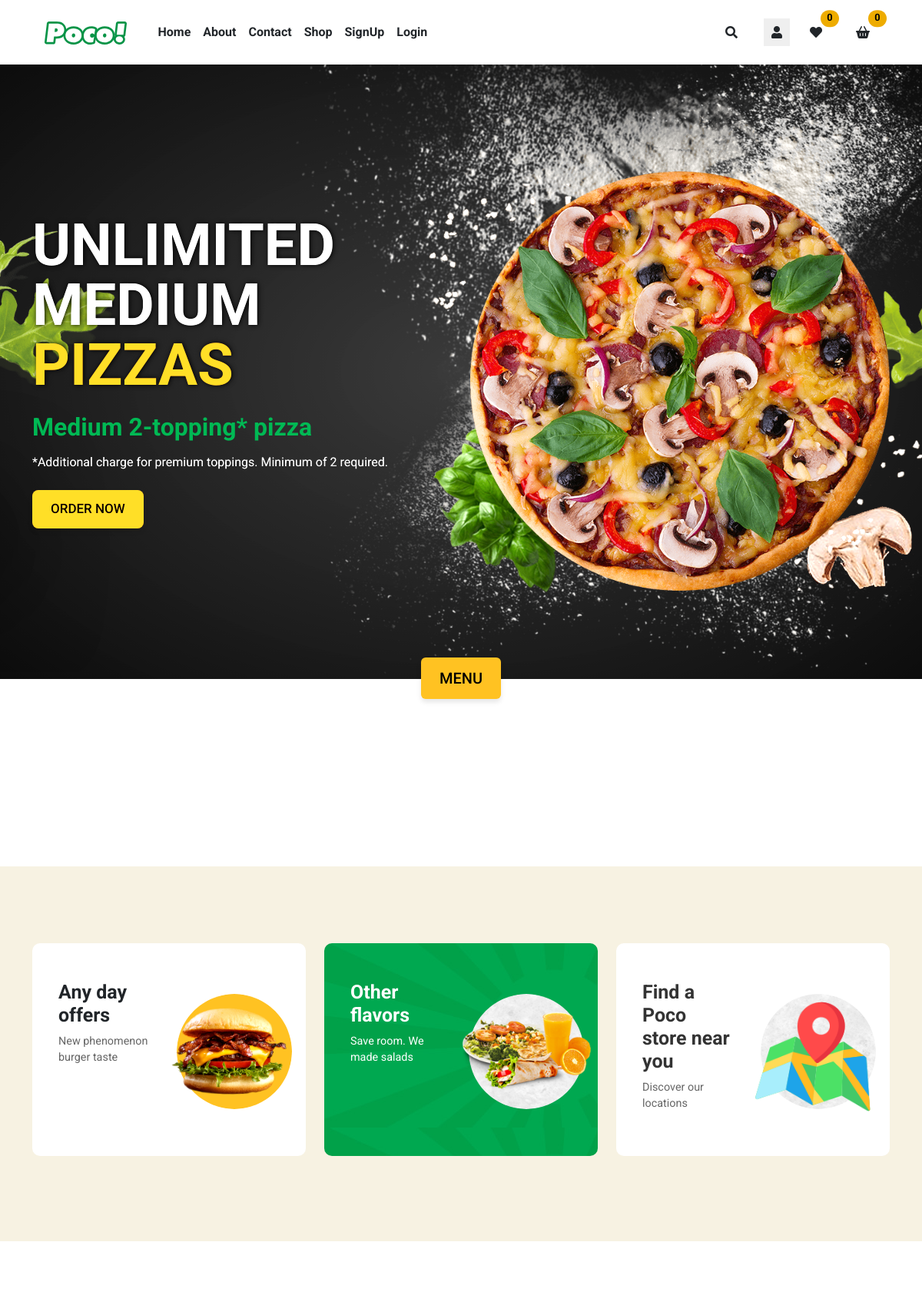
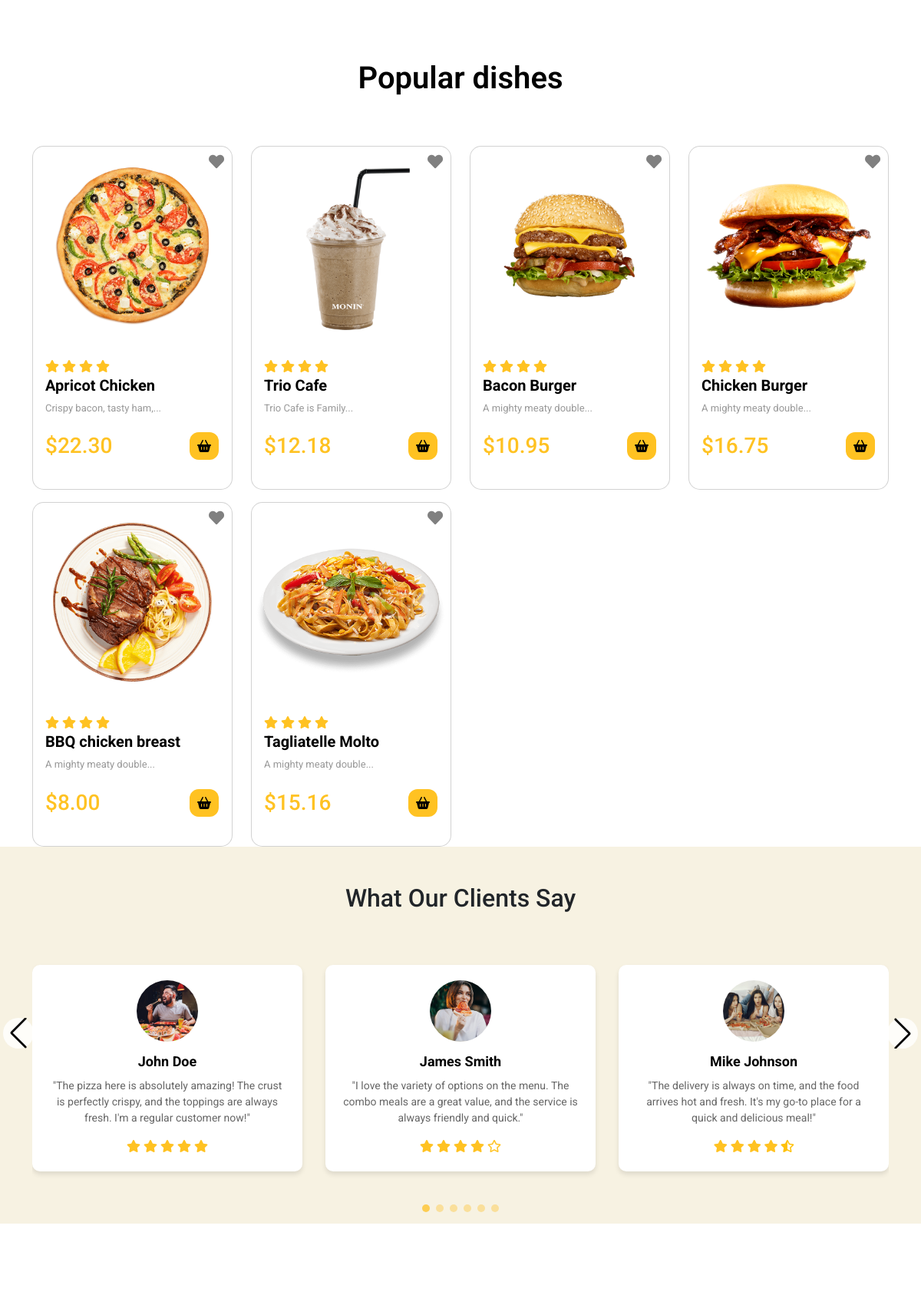
The page / (upper part) on the database its author committed (2 pictures, top to bottom).
### tables this page shows
CREATE TABLE `products` (
  `id` int(11) NOT NULL,
  `name` varchar(100) NOT NULL,
  `tagline` varchar(255) NOT NULL,
  `desc` text DEFAULT NULL,
  `category_id` int(11) DEFAULT NULL,
  `ingredients` text DEFAULT NULL,
  `images` varchar(255) DEFAULT NULL,
  `price` decimal(10,2) NOT NULL,
  `is_available` tinyint(1) DEFAULT 1,
  `user_id` int(11) DEFAULT NULL,
  `created_at` timestamp NOT NULL DEFAULT current_timestamp(),
  `updated_at` datetime DEFAULT current_timestamp() ON UPDATE current_timestamp()
);

### index.php (called while the page is built, shortened)
<?php
$page = isset($_GET['page']) ? $_GET['page'] : 'home';
$baseViewPath = './public/';
switch ($page) {
    case 'home':
        $pageContent = $baseViewPath . 'home.php';
        break;
}
include $pageContent;
?>

### admin/php/ProductController.php (called while the page is built, shortened)
<?php
class ProductController
{
    private $connection;
    public function __construct($dbConnection)
    {
        $this->connection = $dbConnection;
    }
    public function getLimitProducts($limit = 6)
    {
        $stmt = $this->connection->prepare("SELECT * FROM products WHERE is_available = 1 LIMIT ?");
        $stmt->bind_param("i", $limit);
        $stmt->execute();
        $result = $stmt->get_result();
        return $result->fetch_all(MYSQLI_ASSOC);
    }
}

### public/home.php (the view, shortened to what this page needs)
<?php
require_once './admin/php/ProductController.php';
$productController = new ProductController($dbConnection);
$products = $productController->getLimitProducts(6);
?>
<!DOCTYPE html>
<html lang="en">
<head>
    <link rel="stylesheet" href="vendor/bootstrap/css/bootstrap.min.css">
    <link rel="stylesheet" href="https://use.fontawesome.com/releases/v6.4.2/css/all.css">
    <link rel="stylesheet" href="https://cdnjs.cloudflare.com/ajax/libs/font-awesome/5.15.3/css/all.min.css">
    <link rel="stylesheet" href="https://cdnjs.cloudflare.com/ajax/libs/font-awesome/5.15.3/css/all.min.css">
    <link rel="stylesheet" href="https://unpkg.com/swiper/swiper-bundle.min.css" />
    <link rel="stylesheet" href="assets/shop/css/style.css">
    <link rel="stylesheet" href="assets/shop/css/animation.css">
    <link rel="stylesheet" href="assets/shop/css/navbar.css">
</head>
<body>
    <?php include  './includes/nav.php'; ?>
    <section class="hero-section py-5 position-relative">
        <img src="assets/shop/images/h1_left_leaf.png" alt="Leaf" class="h1_left_leaf">
        <div class="container position-relative">
            <div class="row align-items-center">
                <div class="col-lg-6">
                    <h1 class="display-4 fw-bold mb-4 hero-title">UNLIMITED MEDIUM <span>PIZZAS</span></h1>
                    <h2 class="h3 mb-3">Medium 2-topping* pizza</h2>
                    <p class="mb-4">*Additional charge for premium toppings. Minimum of 2 required.</p>
                    <a href="#" class="btn btn-primary btn-lg order-now-btn">ORDER NOW</a>
                </div>
                <div class="col-lg-6 mt-4">
                    <div class="d-flex justify-content-center position-relative" style="height: 100%;">
                        <img src="assets/shop/images/h_pizza.png" alt="Delicious Pizza"
                            class="img-fluid rounded position-relative pizza-image"
                            style="max-height: 100%; width: auto; z-index: 2;filter: brightness(0.90);">
                    </div>
                </div>
            </div>
        </div>
    </section>
    <div class="container position-relative">
        <div class="row align-items-center">
            <div class="d-flex justify-content-center position-relative" style="top: -28px;">
                <a href="index.php?page=shop" class="btn order-now-btn fs-5">MENU</a>
            </div>
        </div>
    </div>
    <main>
        <section class="category-section">
            <div class="container">
                <div class="row justify-content-center text-center col-lg gap-lg-5 align-items-end">
                </div>
            </div>
        </section>
        <section class="offers-section mt-5">
            <div class="container">
                <div class="row">
                    <div class="col-md-4 mb-4">
                        <div class="offer-card bg-white">
                            <div class="row g-0 h-100">
                                <div class="col-6">
                                    <div class="card-body d-flex flex-column h-100">
                                        <h5 class="card-title text-dark">Any day <br> offers</h5>
                                        <p class="card-text flex-grow-1">New phenomenon burger taste</p>
                                    </div>
                                </div>
                                <div class="col-6">
                                    <div class="img-wrapper">
                                        <img src="assets/shop/images/offer1.png" class="img-fluid" alt="Offer 1"
                                            style="width: 150px !important;">
                                    </div>
                                </div>
                            </div>
                        </div>
                    </div>
                    <div class="col-md-4 mb-4">
                        <div class="offer-card" style="background-image: url('assets/shop/images/offer-c2bg.jpg');">
                            <div class="row g-0 h-100">
                                <div class="col-6">
                                    <div class="card-body d-flex flex-column h-100">
                                        <h5 class="card-title text-white">Other flavors</h5>
                                        <p class="card-text flex-grow-1 text-white">Save room. We made salads</p>
                                    </div>
                                </div>
                                <div class="col-6">
                                    <div class="img-wrapper">
                                        <img src="assets/shop/images/offer2.png" class="img-fluid" alt="Offer 2"
                                            style="right: 0 !important;">
                                    </div>
                                </div>
                            </div>
                        </div>
                    </div>
                    <div class="col-md-4 mb-4">
                        <div class="offer-card bg-white">
                            <div class="row g-0 h-100">
                                <div class="col-6">
                                    <div class="card-body d-flex flex-column h-100">
                                        <h5 class="card-title">Find a Poco store near you</h5>
                                        <p class="card-text flex-grow-1">Discover our locations</p>
                                    </div>
                                </div>
                                <div class="col-6">
                                    <div class="img-wrapper">
                                        <img src="assets/shop/images/location.png" class="img-fluid" alt="Offer 3"
                                            style="width: 150px !important;top: 7px;">
                                    </div>
                                </div>
                            </div>
                        </div>
                    </div>
                </div>
            </div>
        </section>
        <section class="products-section">
            <div class="container">
                <h1 class="text-center fw-semibold mb-5">Popular dishes</h1>
                <div class="row">
                    <?php if (count($products) > 0): ?>
                        <?php foreach ($products as $product): ?>
                            <div class="col-md-3 col-sm-6">
                                <div class="card myCard col-sm mt-3" style="width: 100%; border-radius: 15px;">
                                    <div class="card-img-wrapper">
                                        <i class="fas fa-heart favorite_icon"></i>
                                        <a href="index.php?page=product&id=<?php echo $product['id']; ?>" class="text-decoration-none">
                                            <img src="admin/uploads/products/<?php echo basename($product['images']); ?>" class="card-img-top card-img" alt="<?php echo $product['name']; ?>">
                                        </a>
                                    </div>
                                    <div class="card-body">
                                        <p>
                                            <i class="fas fa-star"></i>
                                            <i class="fas fa-star"></i>
                                            <i class="fas fa-star"></i>
                                            <i class="fas fa-star"></i>
                                        </p>
                                        <h5 class="card-title myCardText" style="color: #000;"><?php echo $product['name']; ?></h5>
                                        <p class="card-text" style="color: #999999; font-size: 13px;">
                                            <?php
                                            $words = explode(' ', $product['tagline']);
                                            $firstFourWords = array_slice($words, 0, 4);
                                            $shortTagline = implode(' ', $firstFourWords);
                                            echo (count($words) > 4) ? $shortTagline . '...' : $product['tagline'];
                                            ?>
                                        </p>
                                        <div class="d-flex justify-content-between">
                                            <p class="price fs-3">$<?php echo $product['price']; ?></p>
                                            <button class="btn p-0" id="add-to-cart" data-id="<?php echo $product['id']; ?>">
                                                <i class="fa-solid fa-basket-shopping myCart" style="background-color: var(--primary);"></i>
                                            </button>
                                        </div>
                                    </div>
                                </div>
                            </div>
                        <?php endforeach; ?>
                    <?php else: ?>
                        <div class="col-md-12 mb-6 text-center">
                            <h2>No More Products</h2>
                        </div>
                    <?php endif; ?>
                </div>
            </div>
        </section>
        <section class="clients-section py-5">
            <div class="container">
                <h2 class="text-dark text-center mb-5">What Our Clients Say</h2>
                <div class="clients-slider overflow-hidden">
                    <div class="swiper-wrapper">
                        <div class="swiper-slide">
                            <div class="client-card">
                                <img src="assets/shop/images/avatar-3.jpg" alt="Client 1" class="client-image">
                                <h4 class="client-name">John Doe</h4>
                                <p class="client-review">"The pizza here is absolutely amazing! The crust is perfectly
                                    crispy, and the toppings are always fresh. I'm a regular customer now!"</p>
                                <div class="client-rating">
                                    <i class="fas fa-star"></i>
                                    <i class="fas fa-star"></i>
                                    <i class="fas fa-star"></i>
                                    <i class="fas fa-star"></i>
                                    <i class="fas fa-star"></i>
                                </div>
                            </div>
                        </div>
                        <div class="swiper-slide">
                            <div class="client-card">
                                <img src="assets/shop/images/avatar-2.jpg" alt="Client 2" class="client-image">
                                <h4 class="client-name">James Smith</h4>
                                <p class="client-review">"I love the variety of options on the menu. The combo meals are
                                    a great value, and the service is always friendly and quick."</p>
                                <div class="client-rating">
                                    <i class="fas fa-star"></i>
                                    <i class="fas fa-star"></i>
                                    <i class="fas fa-star"></i>
                                    <i class="fas fa-star"></i>
                                    <i class="far fa-star"></i>
                                </div>
                            </div>
                        </div>
                        <div class="swiper-slide">
                            <div class="client-card">
                                <img src="assets/shop/images/avatar-4.jpg" alt="Client 3" class="client-image">
                                <h4 class="client-name">Mike Johnson</h4>
                                <p class="client-review">"The delivery is always on time, and the food arrives hot and
                                    fresh. It's my go-to place for a quick and delicious meal!"</p>
                                <div class="client-rating">
                                    <i class="fas fa-star"></i>
                                    <i class="fas fa-star"></i>
                                    <i class="fas fa-star"></i>
                                    <i class="fas fa-star"></i>
                                    <i class="fas fa-star-half-alt"></i>
                                </div>
                            </div>
                        </div>
                    </div>
                    <div class="swiper-button-next"></div>
                    <div class="swiper-button-prev"></div>
                </div>
            </div>
        </section>
    </main>
</body>
</html>

### assets/shop/css/animation.css (style rules this page uses)
.h1_left_leaf { animation: slideInLeft 1s ease-out; }
.h1_tomato, .h1_left_leaf, .h2_right_leaf, .h1_mint, .h2_mushroom { opacity: 0; }
.h1_tomato.animate, .h1_left_leaf.animate, .h2_right_leaf.animate, .h1_mint.animate, .h2_mushroom.animate { opacity: 1; }

### assets/shop/css/navbar.css (style rules this page uses)
:root { --primary: #ffc222; --primary_hover: #eeac00; --secondary: #00A149; --heading: #1e1d23; --light: #999999; --dark: #282828; --border: #e5e5e5; --background: #ffffff; --font-size-normal: 15px; --font-size-large: 18px; --breakpoint-tablet: 768px; --breakpoint-mobile: 480px; }
.fa-search, .fa-user, .fa-heart, .fa-shopping-cart { border-radius: 50%; padding: 10px; }

### includes/nav.php (style rules this page uses)
.fa-basket-shopping { padding: 10px; border-radius: 50%; background-color: transparent; }

### rows shown on the page
products: images (picture), name "Apricot Chicken", tagline "Crispy bacon, tasty ham,", price "22.30"
products: images (picture), name "Trio Cafe", tagline "Trio Cafe is Family", price "12.18"
products: images (picture), name "Bacon Burger", tagline "A mighty meaty double", price "10.95"
products: images (picture), name "Chicken Burger", tagline "A mighty meaty double", price "16.75"
products: images (picture), name "BBQ chicken breast", tagline "A mighty meaty double", price "8.00"
products: images (picture), name "Tagliatelle Molto", tagline "A mighty meaty double", price "15.16"
